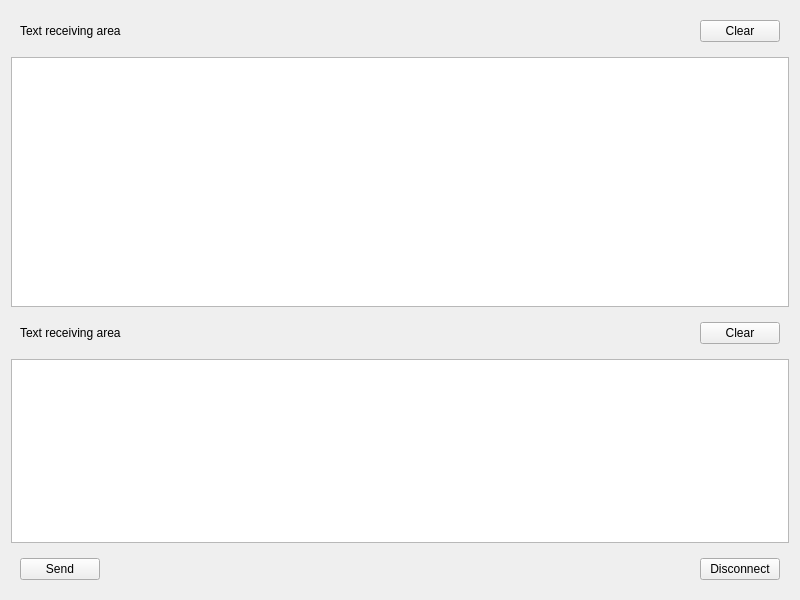
<?xml version="1.0" encoding="UTF-8"?>
<ui version="4.0">
 <class>Widget</class>
 <widget class="QWidget" name="Widget">
  <property name="geometry">
   <rect>
    <x>0</x>
    <y>0</y>
    <width>800</width>
    <height>600</height>
   </rect>
  </property>
  <property name="windowTitle">
   <string>Widget</string>
  </property>
  <layout class="QVBoxLayout" name="verticalLayout">
   <item>
    <widget class="QFrame" name="frame_2">
     <layout class="QHBoxLayout" name="horizontalLayout_2">
      <item>
       <widget class="QLabel" name="label_2">
        <property name="font">
         <font>
          <pointsize>9</pointsize>
         </font>
        </property>
        <property name="styleSheet">
         <string notr="true"/>
        </property>
        <property name="text">
         <string>Text receiving area</string>
        </property>
       </widget>
      </item>
      <item>
       <spacer name="horizontalSpacer_2">
        <property name="orientation">
         <enum>Qt::Horizontal</enum>
        </property>
        <property name="sizeHint" stdset="0">
         <size>
          <width>467</width>
          <height>20</height>
         </size>
        </property>
       </spacer>
      </item>
      <item>
       <widget class="QPushButton" name="clearReceivedButton">
        <property name="text">
         <string>Clear</string>
        </property>
       </widget>
      </item>
     </layout>
    </widget>
   </item>
   <item>
    <widget class="QTextEdit" name="Receivedtext">
     <property name="minimumSize">
      <size>
       <width>0</width>
       <height>250</height>
      </size>
     </property>
     <property name="readOnly">
      <bool>true</bool>
     </property>
    </widget>
   </item>
   <item>
    <widget class="QFrame" name="frame_3">
     <layout class="QHBoxLayout" name="horizontalLayout_3">
      <item>
       <widget class="QLabel" name="label_3">
        <property name="font">
         <font>
          <pointsize>9</pointsize>
         </font>
        </property>
        <property name="styleSheet">
         <string notr="true"/>
        </property>
        <property name="text">
         <string>Text receiving area</string>
        </property>
       </widget>
      </item>
      <item>
       <spacer name="horizontalSpacer_3">
        <property name="orientation">
         <enum>Qt::Horizontal</enum>
        </property>
        <property name="sizeHint" stdset="0">
         <size>
          <width>40</width>
          <height>20</height>
         </size>
        </property>
       </spacer>
      </item>
      <item>
       <widget class="QPushButton" name="cleaSentButton">
        <property name="text">
         <string>Clear</string>
        </property>
       </widget>
      </item>
     </layout>
    </widget>
   </item>
   <item>
    <widget class="QTextEdit" name="SentEdit">
     <property name="font">
      <font>
       <pointsize>9</pointsize>
      </font>
     </property>
    </widget>
   </item>
   <item>
    <widget class="QFrame" name="frame">
     <layout class="QHBoxLayout" name="horizontalLayout">
      <item>
       <widget class="QPushButton" name="pushButton">
        <property name="text">
         <string>Send</string>
        </property>
       </widget>
      </item>
      <item>
       <spacer name="horizontalSpacer">
        <property name="orientation">
         <enum>Qt::Horizontal</enum>
        </property>
        <property name="sizeHint" stdset="0">
         <size>
          <width>565</width>
          <height>20</height>
         </size>
        </property>
       </spacer>
      </item>
      <item>
       <widget class="QPushButton" name="pushButton_2">
        <property name="text">
         <string>Disconnect</string>
        </property>
       </widget>
      </item>
     </layout>
    </widget>
   </item>
  </layout>
 </widget>
 <resources/>
 <connections/>
</ui>
